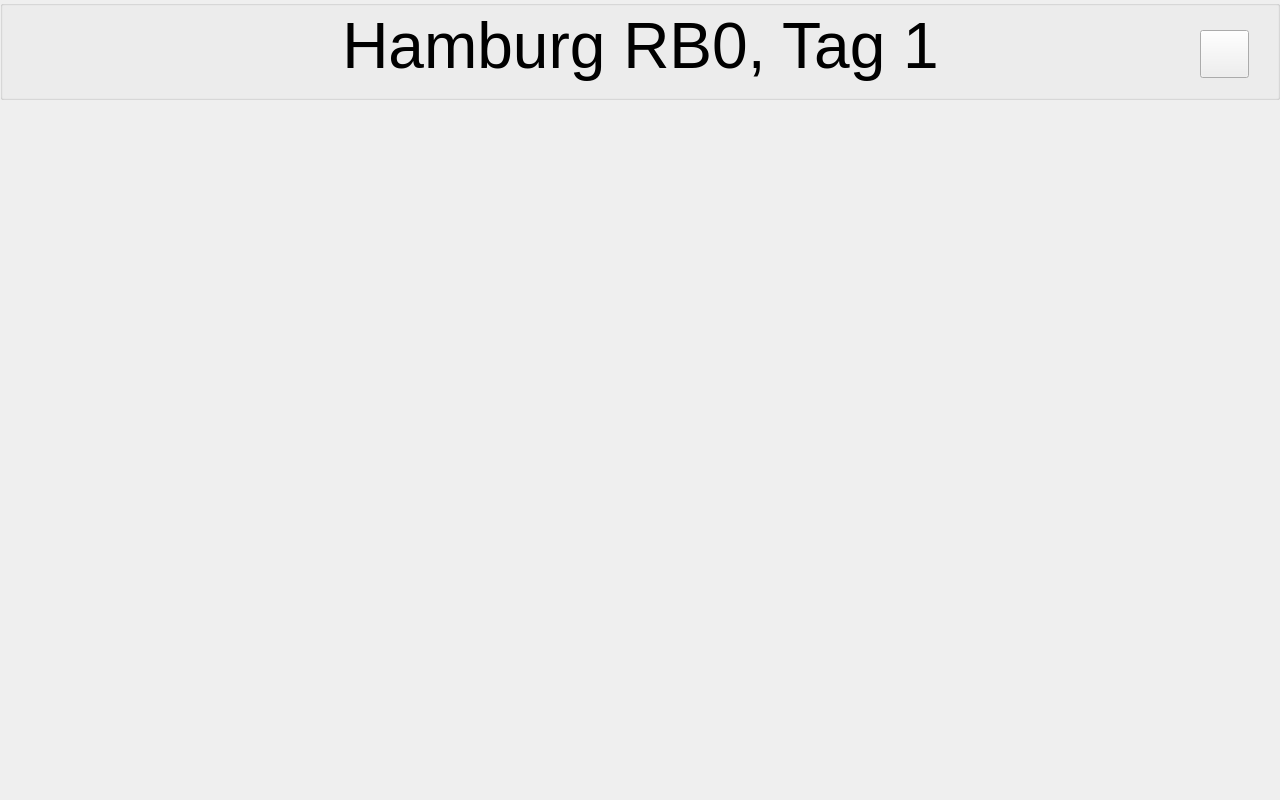
<?xml version="1.0" encoding="UTF-8"?>
<ui version="4.0">
 <class>MainWindow</class>
 <widget class="QMainWindow" name="MainWindow">
  <property name="geometry">
   <rect>
    <x>0</x>
    <y>0</y>
    <width>1280</width>
    <height>800</height>
   </rect>
  </property>
  <property name="sizePolicy">
   <sizepolicy hsizetype="Maximum" vsizetype="Maximum">
    <horstretch>0</horstretch>
    <verstretch>0</verstretch>
   </sizepolicy>
  </property>
  <property name="minimumSize">
   <size>
    <width>1280</width>
    <height>800</height>
   </size>
  </property>
  <property name="maximumSize">
   <size>
    <width>1280</width>
    <height>800</height>
   </size>
  </property>
  <property name="windowTitle">
   <string>MainWindow</string>
  </property>
  <widget class="QWidget" name="centralwidget">
   <property name="sizePolicy">
    <sizepolicy hsizetype="Fixed" vsizetype="Fixed">
     <horstretch>0</horstretch>
     <verstretch>0</verstretch>
    </sizepolicy>
   </property>
   <widget class="QGroupBox" name="groupBoxProjektname">
    <property name="geometry">
     <rect>
      <x>0</x>
      <y>0</y>
      <width>1280</width>
      <height>100</height>
     </rect>
    </property>
    <property name="contextMenuPolicy">
     <enum>Qt::DefaultContextMenu</enum>
    </property>
    <property name="autoFillBackground">
     <bool>false</bool>
    </property>
    <property name="title">
     <string/>
    </property>
    <property name="alignment">
     <set>Qt::AlignCenter</set>
    </property>
    <property name="flat">
     <bool>true</bool>
    </property>
    <widget class="QLabel" name="labelProjektname">
     <property name="geometry">
      <rect>
       <x>0</x>
       <y>0</y>
       <width>1281</width>
       <height>91</height>
      </rect>
     </property>
     <property name="font">
      <font>
       <pointsize>48</pointsize>
      </font>
     </property>
     <property name="text">
      <string>Hamburg RB0, Tag 1</string>
     </property>
     <property name="alignment">
      <set>Qt::AlignCenter</set>
     </property>
    </widget>
    <widget class="QToolButton" name="toolButtonProjektname">
     <property name="geometry">
      <rect>
       <x>1200</x>
       <y>30</y>
       <width>49</width>
       <height>48</height>
      </rect>
     </property>
     <property name="autoFillBackground">
      <bool>false</bool>
     </property>
     <property name="text">
      <string notr="true"/>
     </property>
     <property name="icon">
      <iconset>
       <normaloff>../resources/images/gear-2-64.png</normaloff>../resources/images/gear-2-64.png</iconset>
     </property>
     <property name="iconSize">
      <size>
       <width>42</width>
       <height>42</height>
      </size>
     </property>
     <property name="checkable">
      <bool>true</bool>
     </property>
    </widget>
   </widget>
  </widget>
 </widget>
 <resources/>
 <connections/>
</ui>
